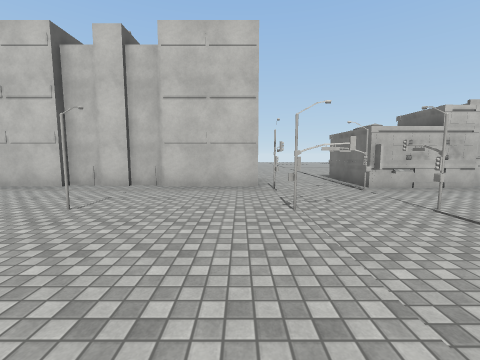
View 1 (above)

21 first-person views from a walk through a Unity game level. The camera is 1.5 m above the floor, tilts 6° down and sees 90° across. The floor is counted in squares, 2 m on a side. Each view is taken from the middle of a square. On the plan, view 1 faces up. The plan holds only what a view shows up to about 9 squares ahead; the rest is blank. The place goes on beyond the plan. Some animated figures are left out. Surface patterns are stand-ins for the level's own textures.

View 2
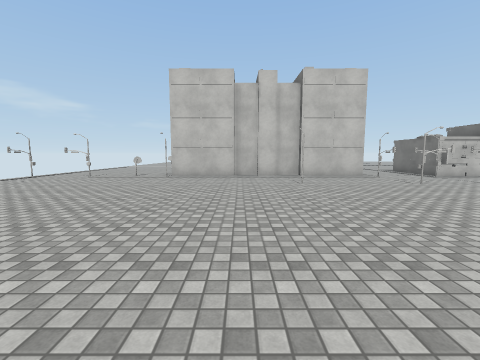

View 3
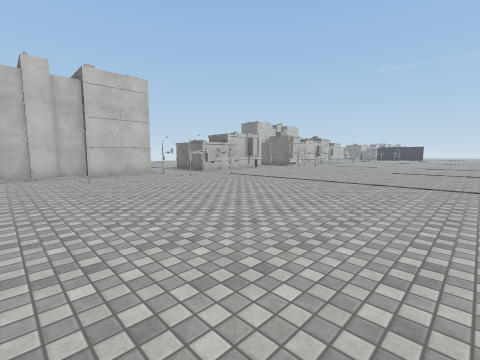

View 4
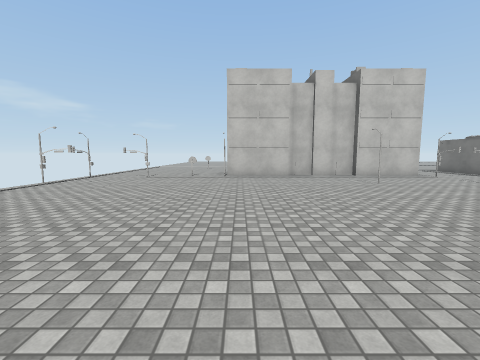

View 5
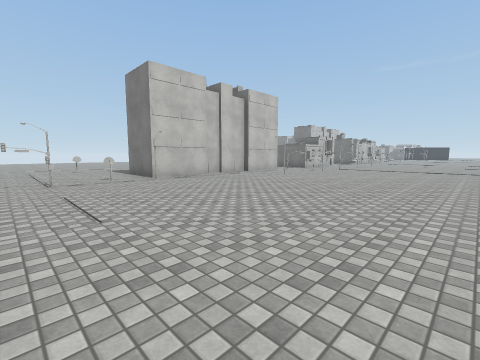

View 6
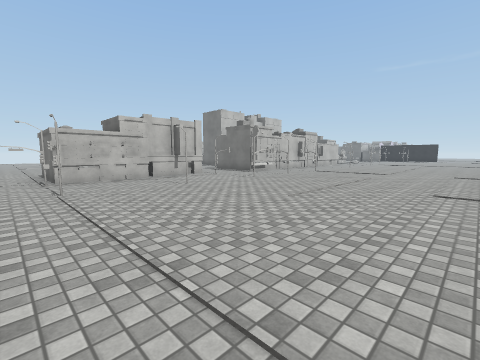

View 7
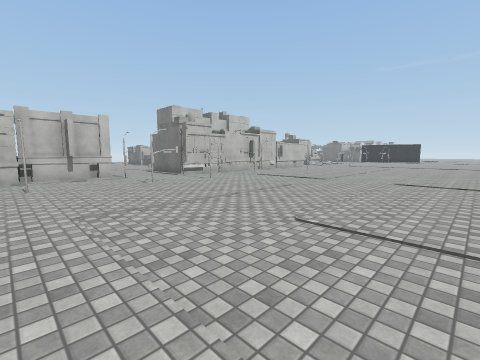

View 8
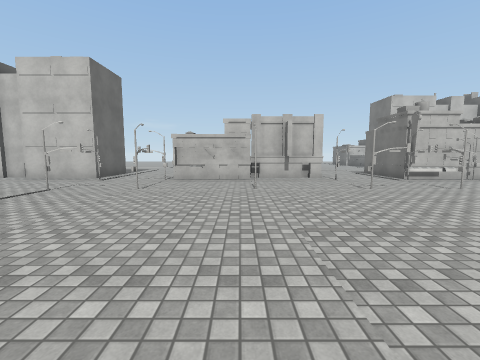

View 9
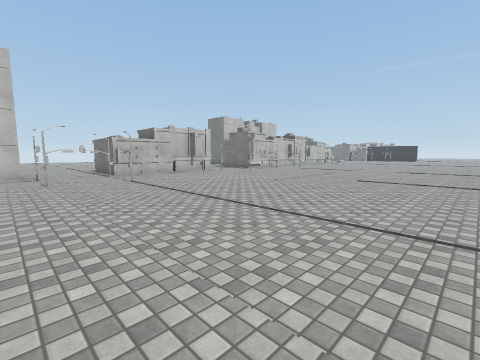

View 10
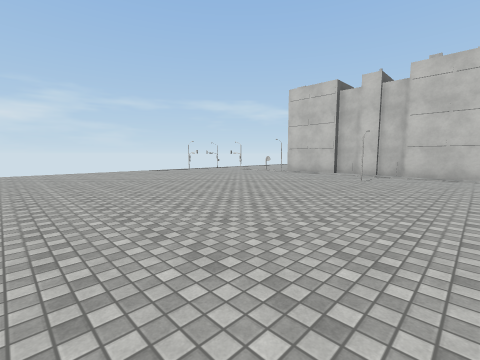

View 11
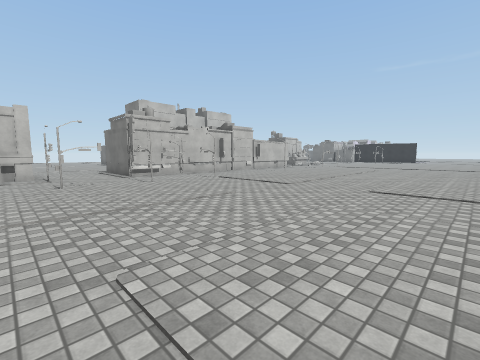

View 12
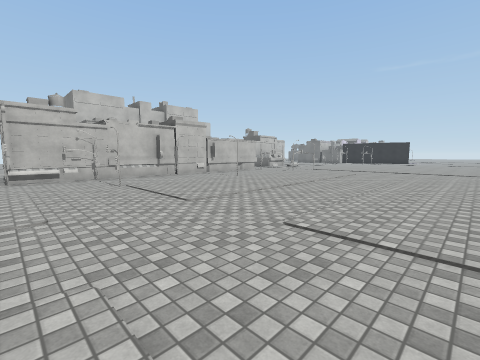

View 13
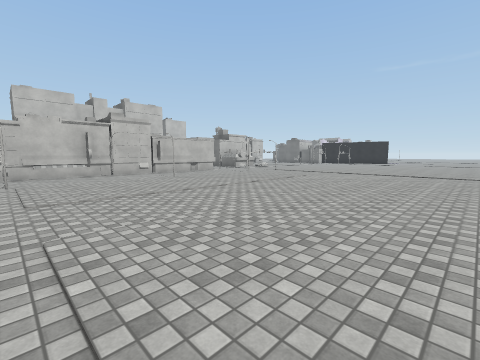

View 14
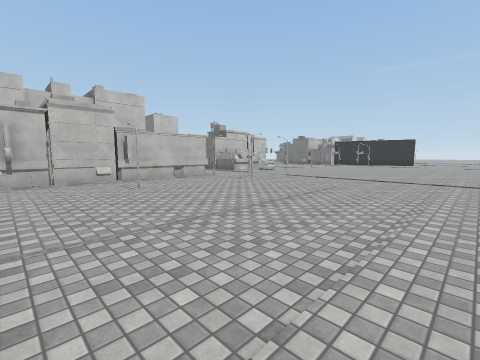

View 15
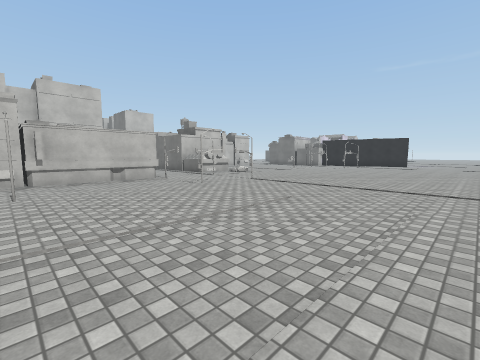

View 16
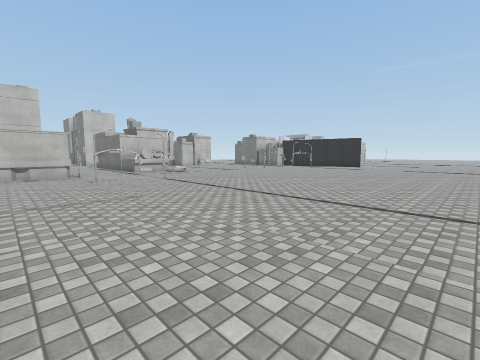

View 17
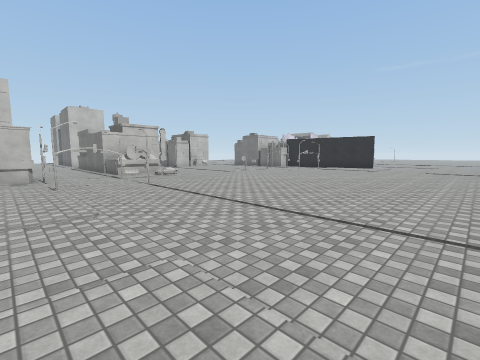

View 18
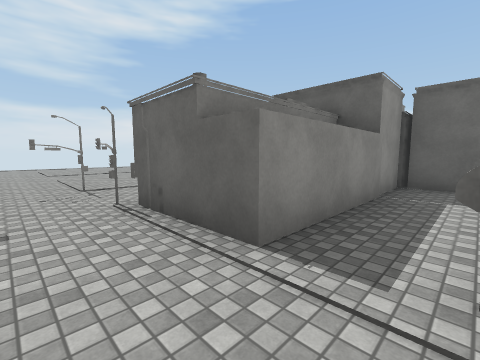

View 19
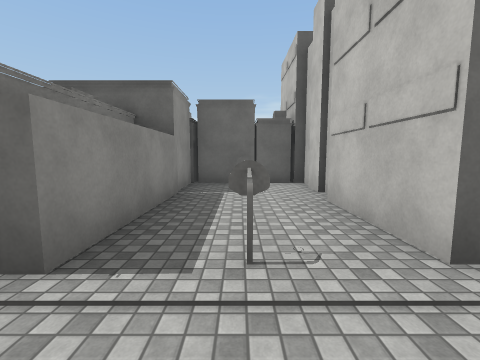

View 20
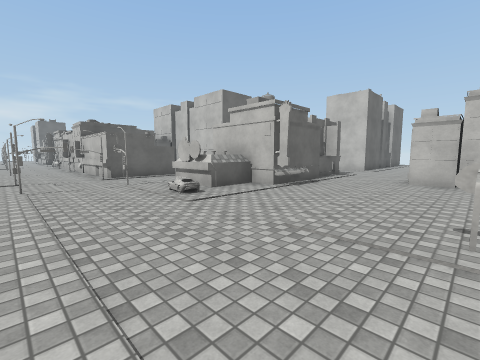

View 21
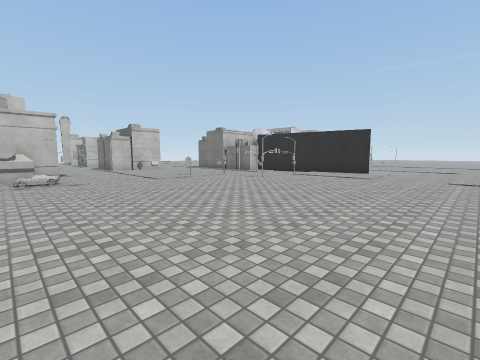

### Floor plan
Key: @ floor where view 1 was taken; # wall or solid block; x gap in a wall; . floor; ^ raised ledge; O other object.
Columns run from 11 left of view 1 to 33 right of it. Each row starts with its distance up from view 1.
 12                                    #..
 11                          ######.   #..##
 10  ..          ..          #......   #...#
  9  ...        ...          ##...#..  #....
  8  ....       ..#    ..    #.......###....
  7  ....#     #..###  ..#   ######..^^.....
  6 ...#.#######..#####..##########...#....#
  5 xx..O........x#....#.x....O...#xx.......
  4 .........................................
  3 #........O..#...O..#.#.....O...#.#.......#
  2 ............................................
  1  ...........................................
  0  ..........@.................................
 -1  ............................................
 -2 .............................................
 -3 ...........................................
 -4 ..........................................

Where each view was taken, in squares from view 1:
view 1: 0 up, 0 right, facing up
view 2: 3 down, 4 left, facing up
view 3: 4 down, 4 left, facing up-right
view 4: 3 down, 6 left, facing up
view 5: 2 down, 10 left, facing up-right
view 6: 2 down, 2 right, facing up-right
view 7: 3 down, 5 right, facing up-right
view 8: 2 down, 5 right, facing up
view 9: 4 down, 0 right, facing up-right
view 10: 4 down, 0 right, facing up-left
view 11: 3 down, 7 right, facing up-right
view 12: 3 down, 10 right, facing up-right
view 13: 4 down, 12 right, facing up-right
view 14: 2 down, 14 right, facing up-right
view 15: 2 down, 16 right, facing up-right
view 16: 4 down, 18 right, facing up-right
view 17: 3 down, 19 right, facing up-right
view 18: 9 up, 21 right, facing down-left
view 19: 9 up, 21 right, facing left
view 20: 3 up, 28 right, facing up-left
view 21: 2 down, 23 right, facing up-right
